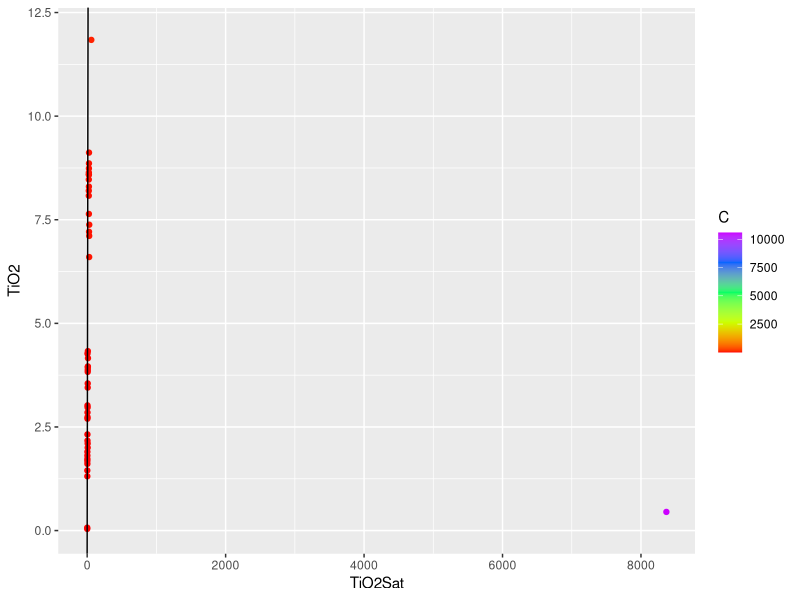

This figure's R source:
## ---- chunk 1
library(tidyverse, warn.conflicts = FALSE)
setwd("C:/Users/ayersj/OneDrive - Vanderbilt/Papers/SpheneSolubility/DataAnalysis/TitaniteExpts")
# Import normalized EDS glass analyses
TitaniteExpts <- read_csv("LEPR_Titanite.csv")
## ---- chunk 2
TitaniteCations <- TitaniteExpts %>%
  mutate(
    Si = SiO2/60.0848,
    Al = 2*Al2O3/101.961,
    Na = 2*Na2O/61.979,
    K = 2*K2O/94.194,
    Ca = CaO/56.0794,
    Fe = FeO/71.8464,
    Mg = MgO/40.3044,
    Ti = TiO2/79.8988,
    eCa = (CaO/56.0794 - Al2O3/101.961 + K2O/94.194 + Na2O/61.979),
    CationSum = (Si + Al + Na + K + Ca + Fe + Mg + Ti)
     )
## ---- chunk 3
# Calculate cation fractions
CationFractions <- TitaniteCations
f <- match("Si", names(CationFractions))
l <- match("eCa", names(CationFractions))
for (i in f:l) {
  CationFractions[(i)] = CationFractions[(i)]/CationFractions$CationSum
}

## ---- chunk 4
# Calculate melt composition parameters & TiO2 saturation concentration
CationFractions <- CationFractions %>%
  mutate(
    M = (Na + K + 2*Ca)/(Si*Al),
    FM = (Na + K + 2*(Ca + Fe + Mg))/(Si*Al),
    C = (10*eCa)/(Si*Al),
    InvTK = 1/(TC+273.15),
    TiO2Sat = (0.79*C - 7993*InvTK + 7.89)
    )
## ---- chunk 5
# Plot TiO2Sat on x-axis and TiO2 on y-axis.
# Ideally all points should fall on a 1:1 line
ggplot(CationFractions, aes(x=TiO2Sat, y=TiO2, color=C)) +
  geom_point() +
  geom_abline(slope=1, intercept=0) +
 # scale_color_gradient(low = "black", high = "white")
  scale_color_gradientn(colours = rainbow(5))
# Flanagan model only works for low values of C. Need to fit a model to all of the data. 
